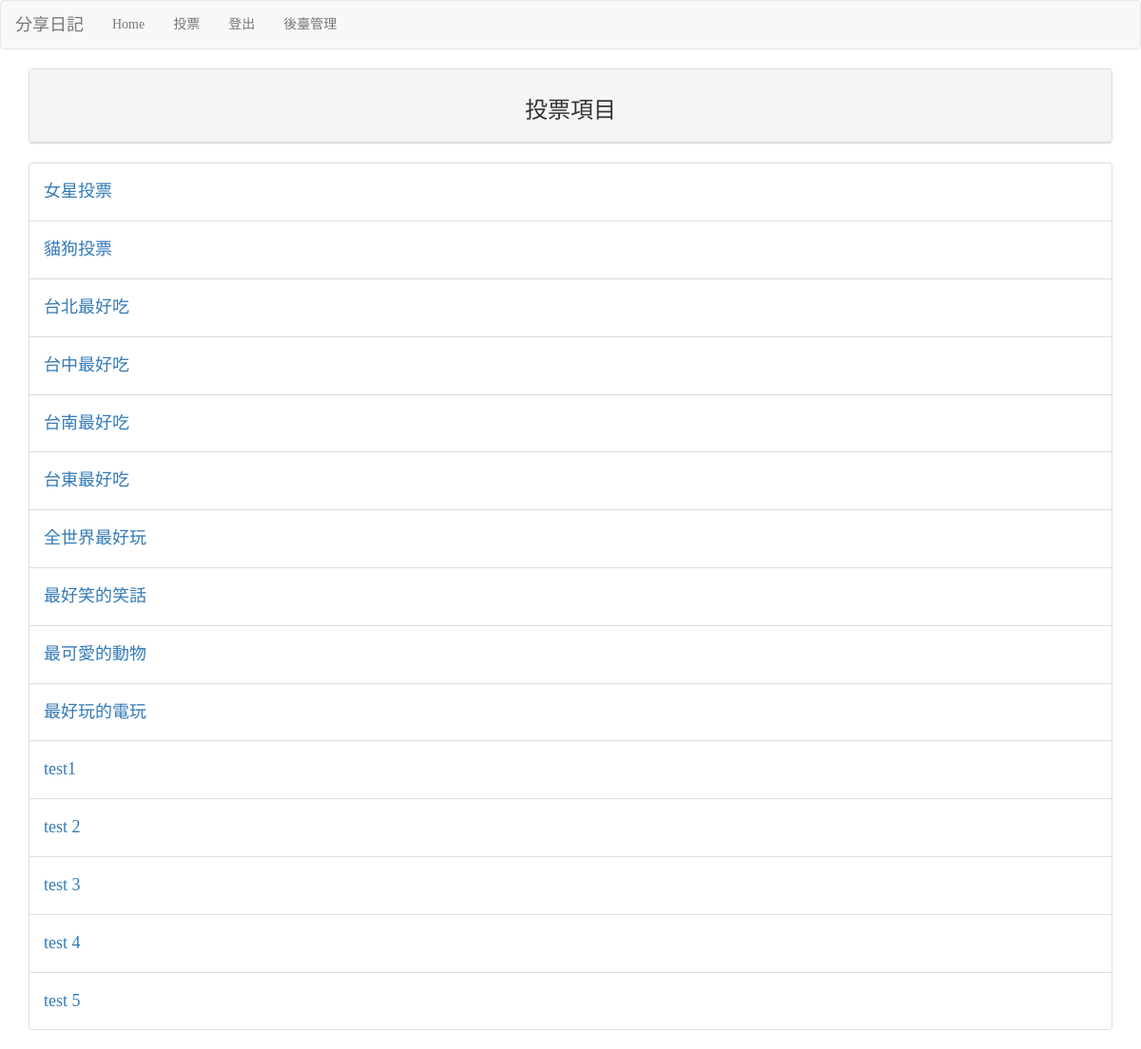
The page /vote_item/ (signed in) on the database its author committed.
### myapp/models.py (models this page shows, shortened)
class Poll(models.Model):
    name = models.CharField(max_length=255, null=False)
    created_at = models.DateTimeField(auto_now_add=True)
    enabled = models.BooleanField(default=False)

### myapp/views.py (the view)
# urls.py: path('vote_item/', views.vote_item),
@login_required(login_url='/login/')
def vote_item(request): # 顯示所有投票項目
    try:
        username = request.user.username
        issues = models.Poll.objects.all()
    except :
        pass
    return render(request, 'vote_item.html', locals())

### templates/vote_item.html (shortened to what this page needs)
{% extends 'base.html' %}
{% block content %}
<div class="container">
    <div class="row">
        <div class="col-md-12">
            <div class="panel panel-default">
                <div class="panel-heading" align="center">
                    <h3>投票項目</h3>
                </div>
            </div>
        </div>
    </div>
    <div>
        <ul class="list-group">
        {% for issue in issues %}
            <li class="list-group-item"><h4><a href='{% url "voting-url" issue.id %}'>{{issue.name}}</a></h4></li>
        {% endfor %}
        </ul>
    </div>
</div>
{% endblock %}

### templates/base.html (style rules this page uses)
h1, h2, h3, h4, h5, p, div { font-family: 微軟正黑體; }

### rows shown on the page
Poll: name "女星投票"
Poll: name "貓狗投票"
Poll: name "台北最好吃"
Poll: name "台中最好吃"
Poll: name "台南最好吃"
Poll: name "台東最好吃"
Poll: name "全世界最好玩"
Poll: name "最好笑的笑話"
Poll: name "最可愛的動物"
Poll: name "最好玩的電玩"
Poll: name "test1"
Poll: name "test 2"
Poll: name "test 3"
Poll: name "test 4"
Poll: name "test 5"
